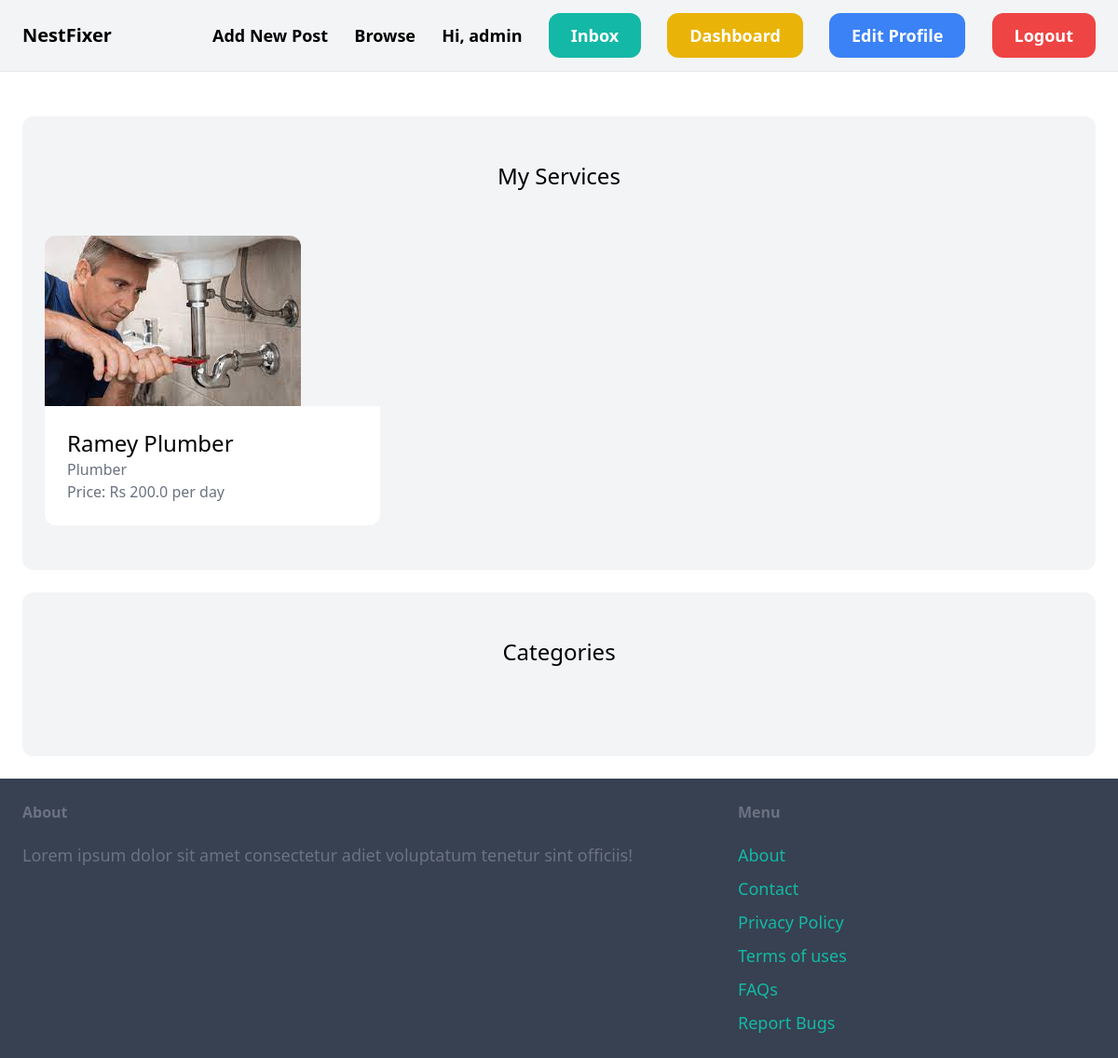
Before: /dashboard/ (signed in) with the older database file.
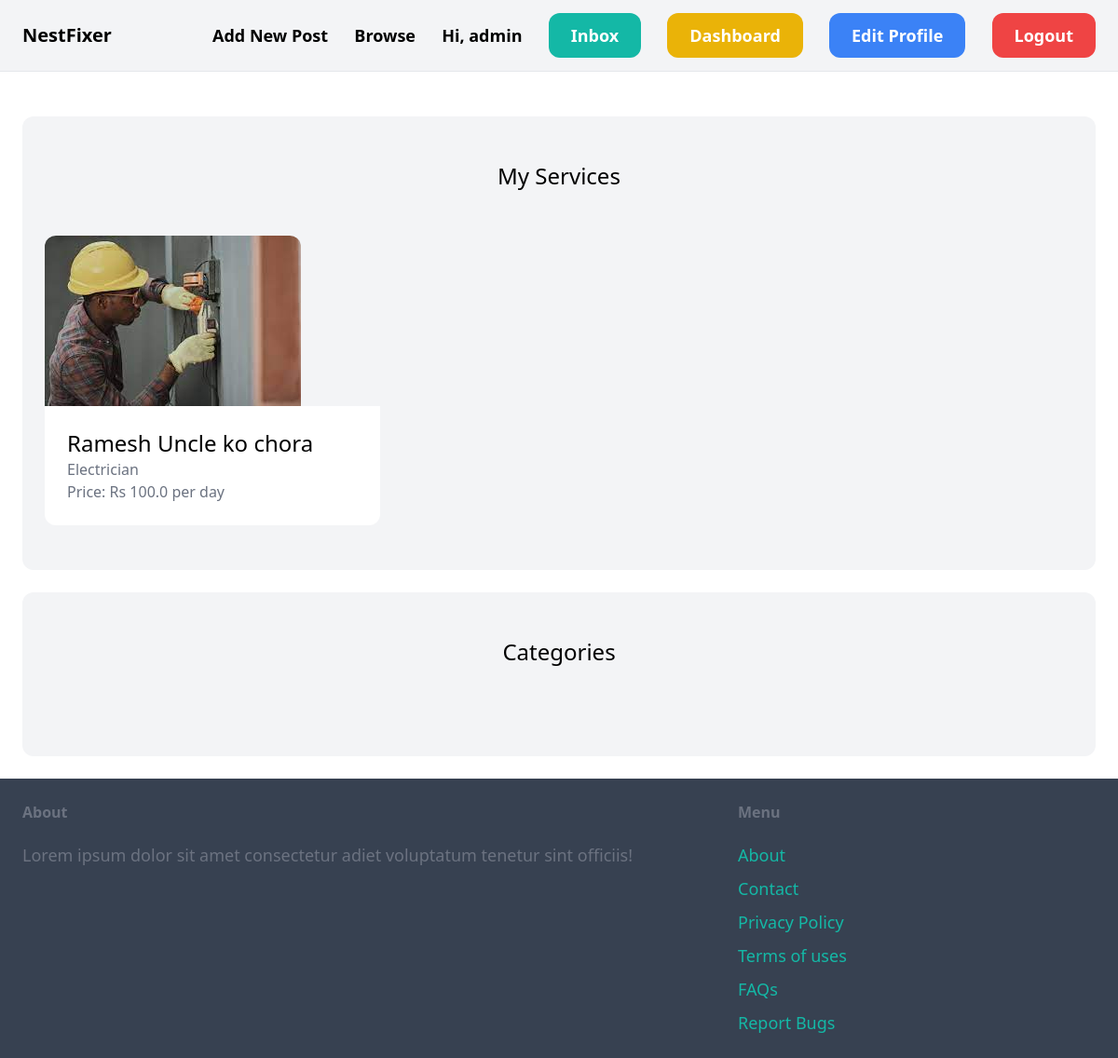
After: the same page with the newer database file.
### item/models.py (models this page shows, shortened)
class Item(models.Model):
    Category=models.ForeignKey(category , related_name='items' , on_delete= models.CASCADE)
    name=models.CharField(max_length=255)
    description=models.TextField(blank=True , null=True)
    price = models.FloatField()
    image=models.ImageField(upload_to='item_images' , blank=True, null=True)
    is_available = models.BooleanField(default=False)
    is_negotiable = models.BooleanField(default=False)
    location= models.CharField(max_length=255)
    phone_number = models.CharField(max_length=15, blank=True, null=True)
    email = models.EmailField(blank=True, null=True)
    created_by = models.ForeignKey(User, related_name='items' , on_delete=models.CASCADE)
    created_at = models.DateTimeField(auto_now_add=True)

class category(models.Model):
    name=models.CharField(max_length=255)
    class Meta:
        ordering = ('name',)
        verbose_name_plural = 'Categories'
    def __str__(self):
        return self.name

### dashboard/views.py (the view)
# urls.py: path('', views.index, name='index'),
@login_required
def index(request):
    items = Item.objects.filter(created_by=request.user)
    return render(request,'dashboard/index.html',{
        'items':items
    })

### dashboard/templates/dashboard/index.html (shortened to what this page needs)
{% extends 'core/base.html' %}
{% block content %}
    <div class="mt-6 px-6 py-12 bg-gray-100 rounded-xl">
        <h2 class="mb-12 text-2xl text-center">My Services</h2>
        <div class="grid grid-cols-3 gap-3">
            {% for item in items %}
                <div>
                    <a href="{% url 'item:detail' item.id %}">
                        <div>
                            <img src="{{ item.image.url }}" class="rounded-t-xl">
                        </div>
                        <div class="p-6 bg-white rounded-b-xl">
                            <h2 class="text-2xl">{{ item.name }}</h2>
                            <p class="text-gray-500">{{ item.Category }}</p>
                            <p class="text-gray-500">Price: Rs {{ item.price }} per day</p>
                        </div>
                    </a>
                </div>
            {% endfor %}
        </div>
    </div>
    <div class="mt-6 px-6 py-12 bg-gray-100 rounded-xl">
        <h2 class="mb-12 text-2xl text-center">Categories</h2>
    </div>
{% endblock %}

Changed rows visible on the page:
removed Item: image (picture), name "Ramey Plumber", Category "Plumber", price "200.0"
added Item: image (picture), name "Ramesh Uncle ko chora", Category "Electrician", price "100.0"
